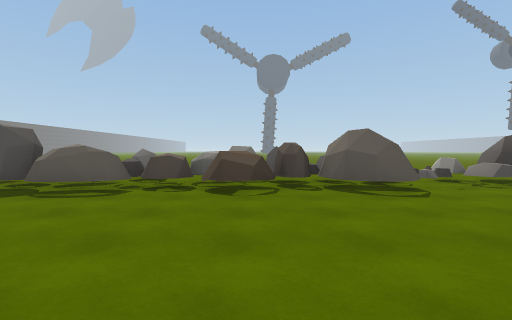
view 1 (above)

22 first-person views from a walk through a Unity game level. The camera is 1.3 m above the floor, tilts 2° down and sees 85° across. The floor is counted in squares, 2 m on a side. Each view is taken from the middle of a square. On the plan, view 1 faces up. The plan holds only what a view shows up to about 9 squares ahead; the rest is blank. The place goes on beyond the plan. The player character is not drawn. Some surface patterns are stand-ins.

view 2
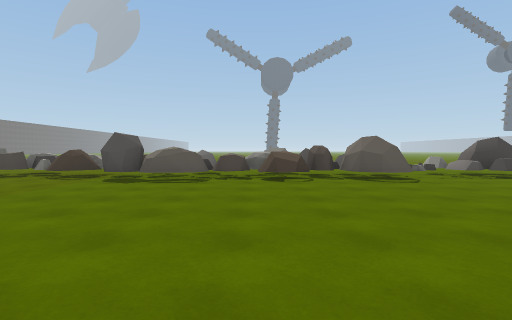

view 3
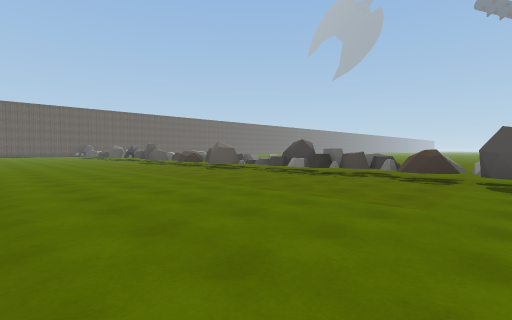

view 4
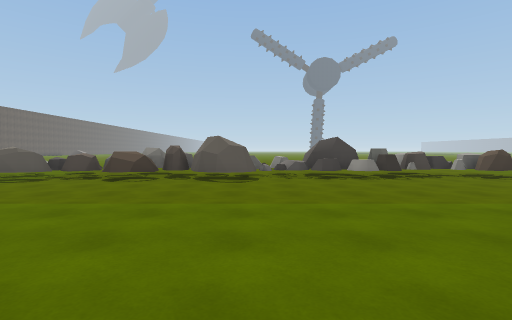

view 5
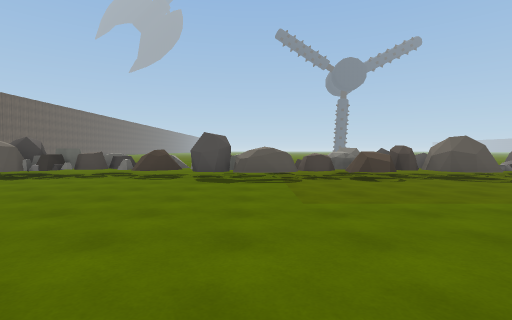

view 6
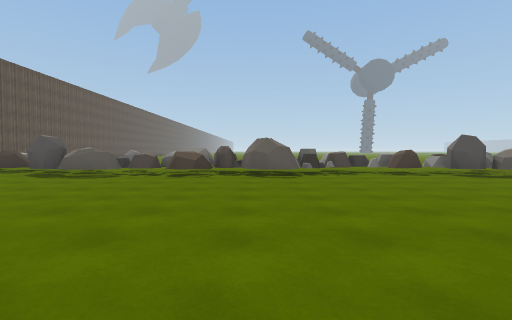

view 7
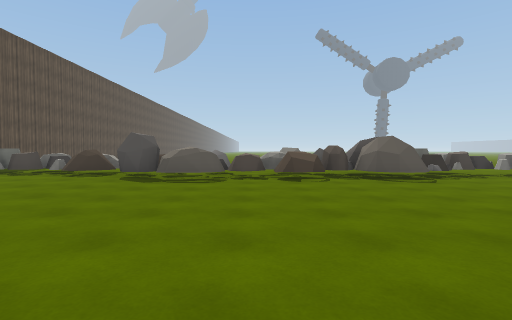

view 8
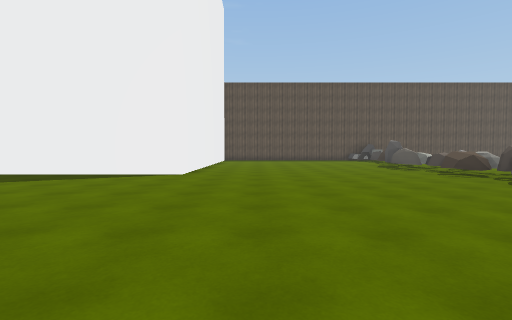

view 9
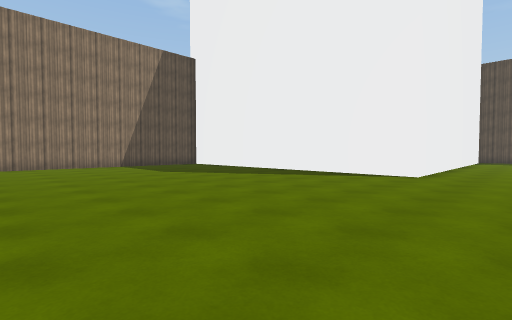

view 10
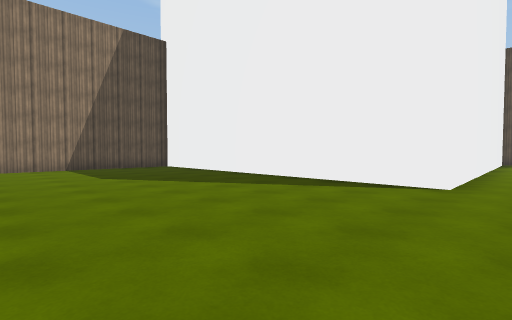

view 11
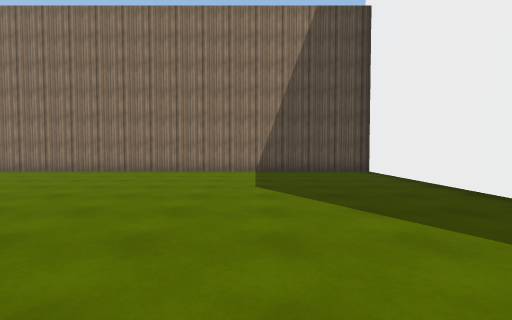

view 12
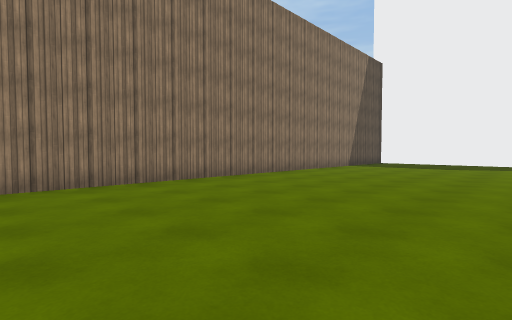

view 13
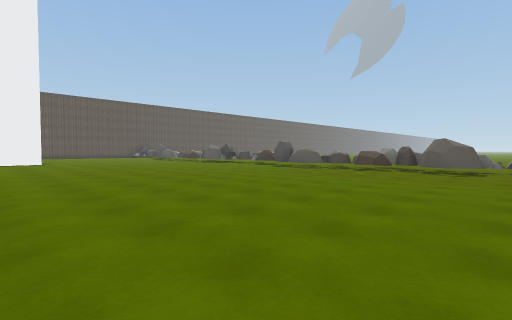

view 14
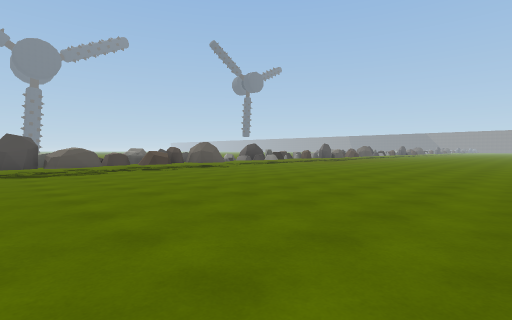

view 15
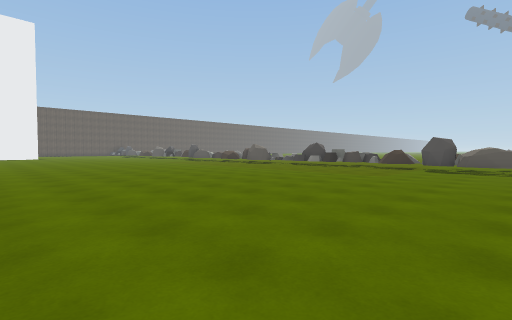

view 16
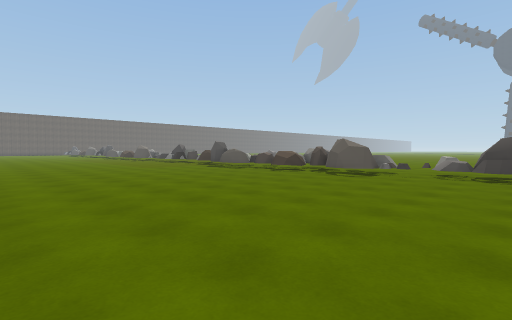

view 17
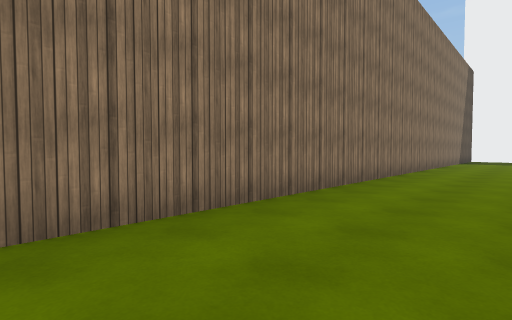

view 18
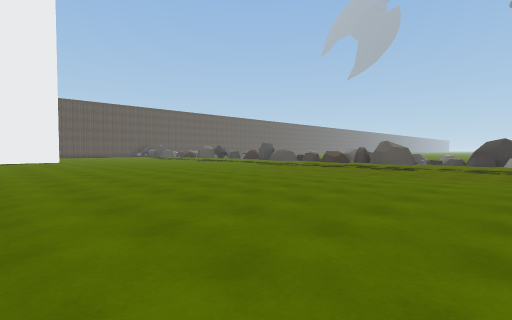

view 19
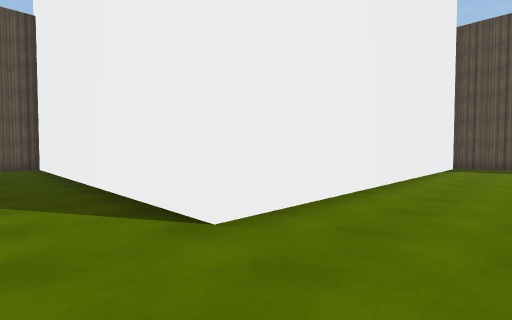

view 20
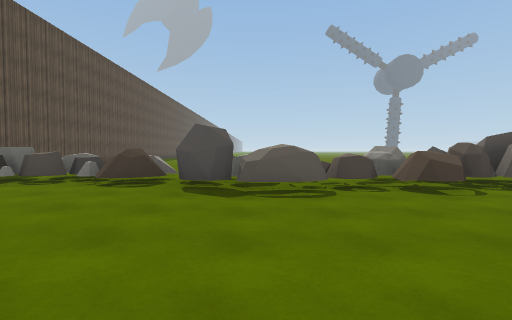

view 21
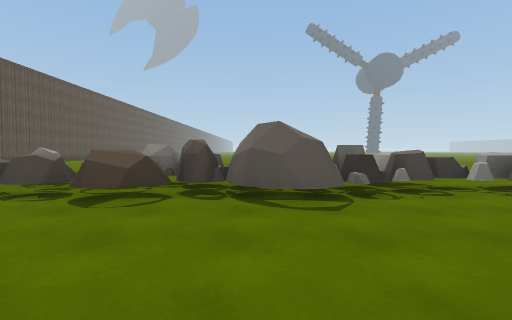

view 22
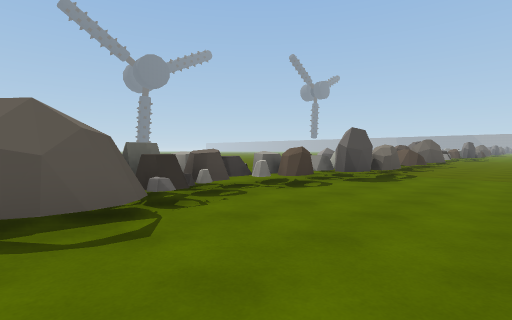

### Floor plan
Key: @ floor where view 1 was taken; # wall or solid block; x gap in a wall; . floor; = window, fence, low wall or low ledge; ^ raised ledge.
Columns run from 33 left of view 1 to 6 right of it. Each row starts with its distance up from view 1.
  7     #.#   ##.. =  #      ###  ####...=#
  6 ==^^^^#######x=##^###=####=####=^###^=##
  5 =###x^=###=.^.###=^###^=^=.^###==^###.^=
  4 ........................................
  3 ........................................
  2  .......................................
  1   ......................................
  0    ..............................@......
 -1 ........................................
 -2 ........................................
 -3 #######.................................
 -4       #................................
 -5       #...............................
 -6       #.........................
 -7       #...............
 -8       #...............
 -9       #...............
-10       #....................
-11       #....................
-12       #....................
-13       #####################

Positions as (right, up) in squares from view 1, and headings:
1: (0, 0), facing up
2: (-1, -2), facing up
3: (-4, -2), facing up-left
4: (-12, -2), facing up
5: (-18, -2), facing up
6: (-25, -3), facing up
7: (-28, -2), facing up
8: (-19, -1), facing left
9: (-19, -1), facing down-left
10: (-21, -2), facing down-left
11: (-23, -4), facing down
12: (-12, -7), facing down-left
13: (-11, -5), facing up-left
14: (-5, -5), facing up-right
15: (-2, -6), facing up-left
16: (6, -3), facing up-left
17: (-7, -10), facing down-left
18: (-9, -6), facing up-left
19: (-25, -1), facing down-left
20: (-30, 0), facing up
21: (-25, 1), facing up
22: (-25, 2), facing up-right
